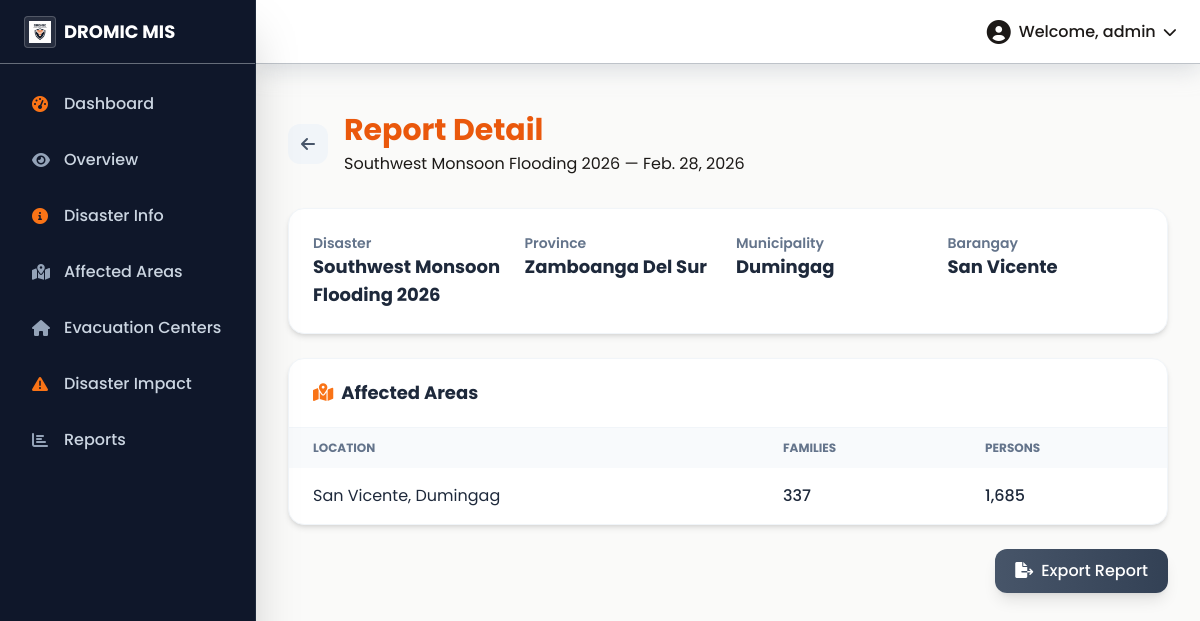
/reports/32/, run on the app's committed database.
### core/models.py (models this page shows, shortened)
class DROMICReport(models.Model):
    disaster = models.ForeignKey(Disaster, on_delete=models.CASCADE)
    province = models.ForeignKey(Province, on_delete=models.CASCADE)
    municipality = models.ForeignKey(Municipality, on_delete=models.CASCADE)
    barangay = models.ForeignKey(Barangay, on_delete=models.CASCADE)
    date = models.DateField()
    affected_areas = models.ManyToManyField(AffectedArea)
    displaced_populations = models.ManyToManyField(DisplacedPopulation)
    sex_age_distributions = models.ManyToManyField(SexAgeDistribution)
    sectoral_distributions = models.ManyToManyField(SectoralDistribution)
    damaged_houses = models.ManyToManyField(DamagedHouse)
    relief_operations = models.ManyToManyField(ReliefOperation)
    early_recovery = models.ManyToManyField(EarlyRecovery)
    families = models.ManyToManyField(Family)
    created_at = models.DateTimeField(auto_now_add=True)
    updated_at = models.DateTimeField(auto_now=True)

class Disaster(models.Model):
    name = models.CharField(max_length=255)
    description = models.TextField()
    date_occurred = models.DateField()

class Province(models.Model):
    code = models.CharField(max_length=20, unique=True)
    name = models.CharField(max_length=255)
    longitude = models.FloatField(null=True, blank=True)
    latitude = models.FloatField(null=True, blank=True)

class Municipality(models.Model):
    code = models.CharField(max_length=20, unique=True)
    name = models.CharField(max_length=255)
    province = models.ForeignKey(Province, related_name='municipalities', on_delete=models.CASCADE)
    longitude = models.FloatField(null=True, blank=True)
    latitude = models.FloatField(null=True, blank=True)

class Barangay(models.Model):
    code = models.CharField(max_length=20, unique=True)
    name = models.CharField(max_length=255)
    municipality = models.ForeignKey(Municipality, related_name='barangays', on_delete=models.CASCADE)
    longitude = models.FloatField(null=True, blank=True)
    latitude = models.FloatField(null=True, blank=True)

class AffectedArea(models.Model):
    disaster = models.ForeignKey(Disaster, on_delete=models.CASCADE)
    province = models.ForeignKey(Province, on_delete=models.CASCADE)
    municipality = models.ForeignKey(Municipality, on_delete=models.CASCADE)
    barangay = models.ForeignKey(Barangay, on_delete=models.CASCADE, blank=True, null=True)
    affected_families = models.IntegerField()
    affected_persons = models.IntegerField()

### core/views.py (the view)
# urls.py: path('reports/<int:report_id>/', views.report_detail, name='report_detail'),
def report_detail(request, report_id):
    report = get_object_or_404(DROMICReport, id=report_id)
    context = {
        'report': report,
        'affected_areas': report.affected_areas.all(),
        'displaced_populations': report.displaced_populations.all(),
        'damaged_houses': report.damaged_houses.all(),
        'relief_operations': report.relief_operations.all(),
    }
    return render(request, 'core/report_detail.html', context)

### core/templates/core/report_detail.html (shortened to what this page needs)
{% extends 'base.html' %}
{% load humanize %}
{% block content %}
<div class="container-fluid mt-4">
    <div class="flex items-center mb-8">
        <a href="{% url 'report_list' %}" class="mr-4 w-10 h-10 bg-slate-100 rounded-xl flex items-center justify-center text-slate-600 hover:bg-slate-200 transition-colors">
            <i class="fas fa-arrow-left"></i>
        </a>
        <div>
            <h1 class="text-3xl font-bold text-dromic-navy">Report Detail</h1>
            <p class="text-dromic-slate mt-1">{{ report.disaster.name }} — {{ report.date }}</p>
        </div>
    </div>
    <div class="bg-white rounded-2xl shadow-md border border-slate-100 p-6 mb-6">
        <div class="grid grid-cols-2 md:grid-cols-4 gap-4">
            <div>
                <p class="text-slate-500 text-sm font-semibold">Disaster</p>
                <p class="text-lg font-bold text-slate-800">{{ report.disaster.name }}</p>
            </div>
            <div>
                <p class="text-slate-500 text-sm font-semibold">Province</p>
                <p class="text-lg font-bold text-slate-800">{{ report.province.name }}</p>
            </div>
            <div>
                <p class="text-slate-500 text-sm font-semibold">Municipality</p>
                <p class="text-lg font-bold text-slate-800">{{ report.municipality.name }}</p>
            </div>
            <div>
                <p class="text-slate-500 text-sm font-semibold">Barangay</p>
                <p class="text-lg font-bold text-slate-800">{{ report.barangay.name }}</p>
            </div>
        </div>
    </div>
    {% if affected_areas %}
    <div class="bg-white rounded-2xl shadow-md border border-slate-100 overflow-hidden mb-6">
        <div class="px-6 py-5 border-b border-slate-100">
            <h3 class="text-lg font-bold text-slate-800"><i class="fas fa-map-marked-alt text-orange-500 mr-2"></i>Affected Areas</h3>
        </div>
        <div class="overflow-x-auto">
            <table class="min-w-full">
                <thead class="bg-slate-50">
                    <tr>
                        <th class="px-6 py-3 text-left text-xs font-bold text-slate-500 uppercase">Location</th>
                        <th class="px-6 py-3 text-left text-xs font-bold text-slate-500 uppercase">Families</th>
                        <th class="px-6 py-3 text-left text-xs font-bold text-slate-500 uppercase">Persons</th>
                    </tr>
                </thead>
                <tbody class="divide-y divide-slate-100">
                    {% for area in affected_areas %}
                    <tr class="hover:bg-slate-50">
                        <td class="px-6 py-4 text-slate-800">{{ area.barangay.name }}, {{ area.municipality.name }}</td>
                        <td class="px-6 py-4 text-slate-800 font-medium">{{ area.affected_families|intcomma }}</td>
                        <td class="px-6 py-4 text-slate-800 font-medium">{{ area.affected_persons|intcomma }}</td>
                    </tr>
                    {% endfor %}
                </tbody>
            </table>
        </div>
    </div>
    {% endif %}
    <div class="flex justify-end">
        <a href="{% url 'export_report_pdf' report.id %}" class="px-5 py-2.5 rounded-xl bg-gradient-to-r from-slate-600 to-slate-700 text-white font-medium hover:from-slate-700 hover:to-slate-800 transition-all shadow-lg">
            <i class="fas fa-file-export mr-2"></i>Export Report
        </a>
    </div>
</div>
{% endblock %}

### static/css/styles.css (style rules this page uses)
:root { --primary-color: #EA580C; --secondary-color: #334155; --accent-color: #334155; --text-color: #1C1917; --shadow-light: #FFFFFF; --shadow-dark: #CBD5E1; --background-color: #FAFAF9; }
body { font-family: 'Ubuntu', sans-serif; background-color: var(--background-color); color: var(--text-color); }

### core/templates/base.html (style rules this page uses)
body { background-color: #FAFAF9; font-family: 'Poppins', sans-serif; }
h1, h2, h3, h4, h6 { font-weight: 700; color: #EA580C; }

### data on the page
DROMICReport: disaster.name "Southwest Monsoon Flooding 2026", date "Feb. 28, 2026", province.name "Zamboanga Del Sur", municipality.name "Dumingag", barangay.name "San Vicente"
AffectedArea: barangay.name "San Vicente", municipality.name "Dumingag", affected_families "337", affected_persons "1,685"
